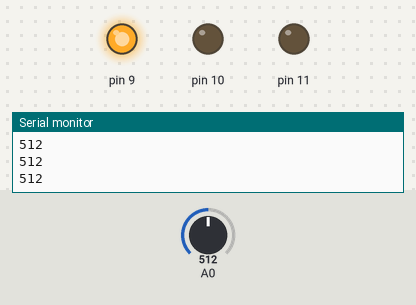
Bench run of a sketch on a simulated Arduino Uno, built with avr-gcc and run on an emulated ATmega328P. On the bench: output pins drawn as LEDs (lit = HIGH), the last lines printed to the serial monitor. The test bench sets the inputs (shaded band); at power-on: A0 = 512.

Above: at 1.2 s.
1.3 s: A0 set to 485
At 2.0 s:
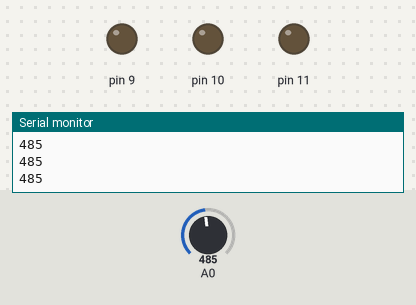
2.8 s: A0 set to 510
At 3.2 s:
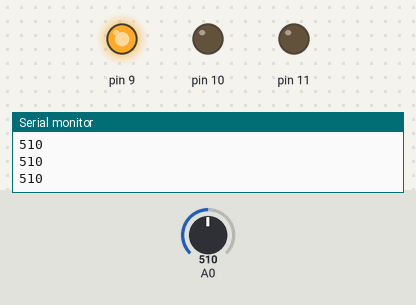
4.3 s: A0 set to 490
At 5.5 s:
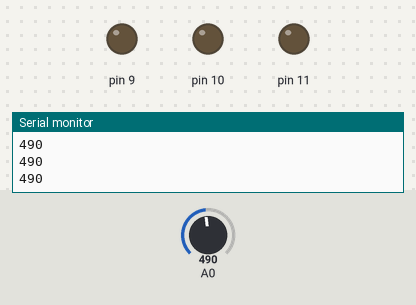
Timing chart, 0 to 7.3 s (numbered marks = the images above; inputs shaded):
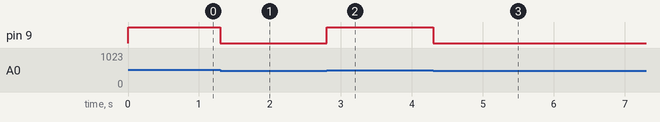

The sketch:

IF19_08_21.ino
```cpp
void setup() {
pinMode(9,OUTPUT);  //r
pinMode(10,OUTPUT);  //g
pinMode(11,OUTPUT);  //b
pinMode(A0,INPUT);
Serial.begin(9600);
}

void loop() {
 Serial.println(analogRead(A0));
 if(analogRead(A0) >= 500)
{
  digitalWrite(9,HIGH);
  digitalWrite(10,LOW);
  }
else
{
  digitalWrite(9,LOW);
  digitalWrite(10,LOW);
  }
}
```

Measured:
- the behaviour switches between 500 and 499 on A0 (found by bisection; images 0 and 1)
- after the input at 1.3 s, pin 9: HIGH → LOW at once
- after the input at 2.8 s, pin 9: LOW → HIGH at once
- after the input at 4.3 s, pin 9: HIGH → LOW at once
